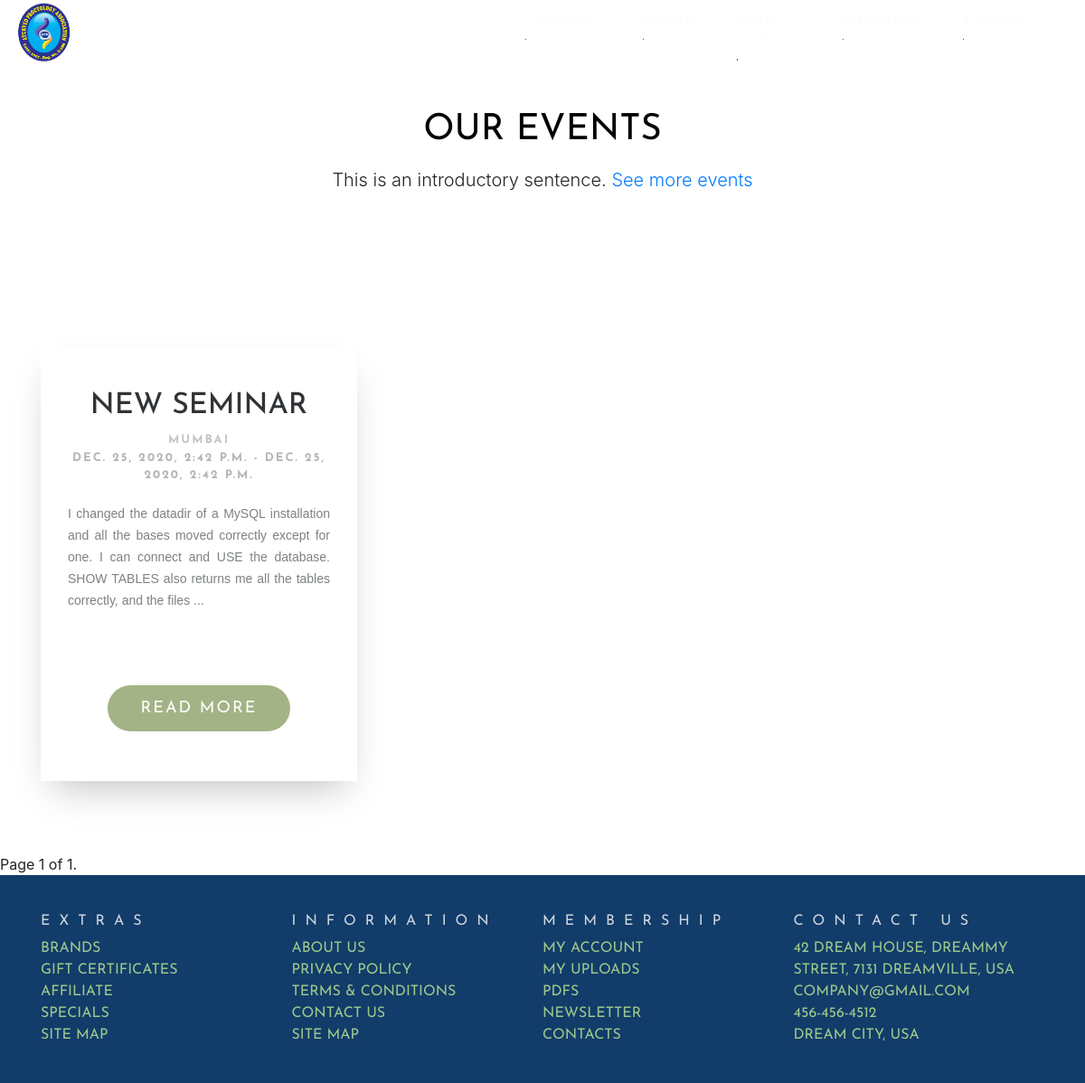
Screenshot of /events/ with the database file from the repository.
### events/models.py (models this page shows, shortened)
class Event(models.Model):
    title = models.CharField(max_length=200, unique=True)
    slug = models.SlugField(max_length=200, unique=True, blank=True)
    location = models.CharField(max_length=100)
    content = models.TextField(default='')
    subtitle = models.TextField(default='')
    startdate = models.DateTimeField()
    enddate = models.DateTimeField(default='')
    status = models.IntegerField(choices = STATUS, default=0)
    class Meta:
        ordering = ['startdate']

### events/views.py (the view)
# urls.py: path('', views.EventList.as_view(), name= 'events'),
class EventList(generic.ListView):
    paginate_by = '9'
    queryset = Event.objects.filter(status=1).order_by('startdate')
    template_name = 'events/index.html'

### events/templates/events/index.html (shortened to what this page needs)
{% extends 'events/base.html' %}
{% block content %}
<body class="apa-event-index">
<h1 style="margin-top: 10% !important;" class="sub-title text-center my-3" data-aos="zoom-out" data-aos-duration="1000">
    Our Events
  </h1>
  <p class="lead text-center"data-aos="fade-zoom-in" data-aos-duration="1200">This is an introductory sentence. <a href="events.html">See more events</a></p>
<div class="team-boxed event-page-box">
    <div class="container">
        <div class="row people">
            {% for event in event_list %}
            <div class="col-md-6 col-lg-4 item"data-aos="fade-up" data-aos-duration="500" data-aos-delay="800">
              <div class="box">
                <h3 class="name sub-title">{{ event.title }}</h3>
                <span class="sub-text title">{{ event.location }} </span>
                <div class="sub-text sub-title">{{ event.startdate}} - {{ event.enddate }}</div>
                <p class="description">{{ event.content|slice:":200" }} ... </p>
                    <a class="apa-btn-ripple sub-title" href="{% url 'event:details' event.slug  %}">Read more</a>
              </div>
            </div>
            {% endfor %}
        </div>
    </div>
</div>
<div class="pagination">
  <span class="step-links">
      <span class="current">
          Page {{ page_obj.number }} of {{ page_obj.paginator.num_pages }}.
      </span>
  </span>
</div>
</body>
{%endblock%}

### events/templates/events/base.html (shortened to what this page needs)
<html lang="en">
  {% load static %}
<head>
  <link rel="stylesheet" href="https://cdn.jsdelivr.net/npm/bootstrap@4.5.3/dist/css/bootstrap.min.css">
  <link rel="stylesheet" type="text/css" href="{% static 'events/indexnewstyle.css' %}">
</head>
<body>
  <nav class="navbar fixed-top navbar-expand-lg">
    <a class="navbar-brand" href="{% url 'home:home' %}"><img src="logo.png" class="img-responsive logo" alt="APA logo"/></a>
    <div class="collapse navbar-collapse" id="navbarTogglerDemo02">
      <ul class="navbar-nav ml-auto mt-2 mt-lg-0">
      {% if request.user.is_authenticated %}
      <li class="nav-item">
        <a class="nav-link title" href="{% url 'logout' %}">Logout</a>
        </li>
      <!-- <li class="nav-item">
        <a class="nav-link title" href="{% url 'register' %}">Sign Up</a>
        </li> -->
      <li class="nav-item">
        <a class="nav-link title" href="#">Resources</a>
        </li>
        <li class="nav-item">
        <a class="nav-link title" href="{% url 'home:contactus' %}">Contact</a>
        </li>
      <li class="nav-item">
        <a class="nav-link title" href="{% url 'account_list' %}">Members</a>
      </li>
      <li class="nav-item">
        <a class="nav-link title" href="{% url 'event:events' %}">Events</a>
      </li>
      {% else %}
      <li class="nav-item">
        <a class="nav-link title" href="#">Contact</a>
        </li>
      <li class="nav-item">
        <a class="nav-link title" href="{% url 'login' %}">Login</a>
        </li>
      <li class="nav-item">
        <a class="nav-link title" href="{% url 'register' %}">Sign Up</a>
        </li>
      <li class="nav-item">
        <li class="nav-item">
          <a class="nav-link title" href="{% url 'account_list' %}">Members</a>
        </li>
        <li class="nav-item">
          <a class="nav-link title" href="{% url 'event:events' %}">Events</a>
        </li>
    {% endif %}
      </ul>
    </div>
    </nav>
    {% block content %}
    {% endblock %}
    <footer id="footer" class="section footer">
        <div class="container">
          <div class="footer__top">
            <div class="footer-top__box">
              <h3 class="title text-left">EXTRAS</h3>
              <a class="sub-title" href="#">Brands</a>
              <a class="sub-title" href="#">Gift Certificates</a>
              <a class="sub-title" href="#">Affiliate</a>
              <a class="sub-title" href="#">Specials</a>
              <a class="sub-title" href="#">Site Map</a>
            </div>
            <div class="footer-top__box">
              <h3 class="title text-left">INFORMATION</h3>
              <a class="sub-title" href="#">About Us</a>
              <a class="sub-title" href="#">Privacy Policy</a>
              <a class="sub-title" href="#">Terms & Conditions</a>
              <a class="sub-title" href="#">Contact Us</a>
              <a class="sub-title" href="#">Site Map</a>
            </div>
            <div class="footer-top__box">
              <h3 class="title text-left">MEMBERSHIP</h3>
              <a class="sub-title" href="#">My Account</a>
              <a class="sub-title" href="#">My Uploads</a>
              <a class="sub-title" href="#">PDFs</a>
              <a class="sub-title" href="#">Newsletter</a>
              <a class="sub-title" href="#">Contacts</a>
            </div>
            <div class="footer-top__box">
              <h3 class="title text-left">CONTACT US</h3>
              <div class="sub-title">
                42 Dream House, Dreammy street, 7131 Dreamville, USA
              </div>
              <div class="sub-title">
                company@gmail.com
              </div>
              <div class="sub-title">
                456-456-4512
              </div>
              <div class="sub-title">
                Dream City, USA
              </div>
            </div>
          </div>
        </div>
      </footer>
</body>
</html>

### events/static/events/indexnewstyle.css (style rules this page uses)
:root { --green-deep: #123c69; --green-medium:#4D774E ; --green-light: #9dc88d; --my-yellow:#f1824a; --white:#ffffff; --my-black: rgb(36, 35, 35); --grape-pink: #9a4d55; --grey-blue:#4b6777; }
* { margin: 0; padding: 0; box-sizing: inherit; }
html { box-sizing: border-box; scroll-behavior: smooth; }
body { overflow-x: hidden; }
nav { position: -webkit-sticky; position: sticky; position: fixed; top: 4; color: black !important; height: 69px; z-index: 2; width: 100%; margin-left: auto; background: transparent; transition: background 2s; }
nav li { margin: 3% !important; font-size: 15px !important; }
nav ul { margin-right: 12% !important; padding: 3%; color: var(--my-black) !important; }
.navbar-nav li a { font-size: 15px; letter-spacing: 2px; position: relative; }
.navbar-nav li a:before { content: ''; position: absolute; top: 100%; bottom: 50%; width: 1%; height: 3%; background: var(--green-deep); transition: all 0.3s linear; }
.title { font-size: 300%; font-family: Josefin Sans !important; }
.sub-title { font-size: 350%; font-family: Josefin Sans !important; }
.logo { width: 80px; height: auto !important; fill: white; padding-right: 15px; margin-top: 2px; border-radius: 30%; }
.sub-title { font-size:40px; font-weight:400; text-transform: uppercase; color:black; padding:0; margin:0; }
.title { font-size:70px; letter-spacing:10px; text-align:center; color:rgb(252, 252, 252); font-weight:400; text-transform:uppercase; z-index:10; opacity:.8; }
.team-boxed { margin-top: 10%; color:#313437; background-color: white !important; }
.team-boxed p { color:#7d8285; }
.box { height: 480px!important; box-shadow: 0 20px 40px -14px rgba(0, 0, 0, 0.25); }
.team-boxed .people { padding:50px 0; }
.team-boxed .item { text-align:center; }
.team-boxed .item .box { text-align:center; padding:30px; background-color:#fff; margin-bottom:30px; }
.team-boxed .item .name { font-size: 2em ; font-weight: 500 ; margin-top:5.5%; margin-bottom:3%; color:inherit; }
.team-boxed .item .sub-text { text-transform:uppercase; font-weight:bold; color:#b3b6b3; letter-spacing:2px; font-size:13px; }
.team-boxed .item .description { font-size:15px; margin-top:7%; margin-bottom:8%; text-align: justify; font-family:'Source Sans Pro', sans-serif; font-weight:400; font-size:14px; line-height:24px; }
.footer { background-color: var(--green-deep); padding: 2.6rem 1rem; line-height: 1.5rem; height: auto; }
.footer__top { display: grid; grid-template-columns: repeat(4, 1fr); color: var(--green-light); }
.footer-top__box a:link, .footer-top__box a:visited { display: block; color: var(--grey); font-size: 1rem; transition: 0.6s; }
.footer-top__box div { color: var(--grey); font-size: 1rem; }
.footer-top__box h3 { font-size: 1rem; font-weight: 400; }
.apa-btn-ripple { position: relative; display: inline-block; padding: 12px 36px; margin: 10px 0; color: #fff; text-decoration: none !important; overflow: hidden; font-size: 18px !important; letter-spacing: 2px; border-radius: 40px; background-color: #a3b386; }
* { padding: 0; margin: 0; box-sizing: border-box; }
.team-boxed { color:#313437; background-color:#ffffff; }
.team-boxed .item .sub-text { text-transform:uppercase; font-weight:bold; color:#b3b6b3; letter-spacing:2px; font-size:13px; font-family: Josefin Sans !important; }
.team-boxed .item .description { font-size:15px; margin-top:7%; margin-bottom:8%; text-align: justify; font-family: sans-serif; font-weight:400; font-size:14px; line-height:24px; }
.event-page-box { background-color: white; margin-top: 10%; z-index: 999 ; }
html { box-sizing: border-box; }
*, *:before, *:after { box-sizing: inherit; }
h1 { color: rgb(255, 255, 255); font-family: "Open Sans", "Lucida Grande", Tahoma, Verdana, Arial, sans-serif; text-align: center; }

### rows the page displays
Event: title "NEW SEMINAR", location "MUMBAI", startdate "DEC. 25, 2020, 2:42 P.M.", enddate "DEC. 25, 2020, 2:42 P.M.", content "I changed the datadir of a MySQL installation and all the bases moved correctly except for one. I can connect and USE the database. SHOW TABLES also returns me all the tables correctly, and the files"

### other values shown
{{ page_obj.number }} "1"
{{ page_obj.paginator.num_pages }} "1"
